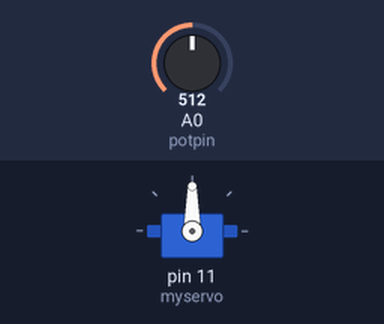
This sketch was run on a simulated Arduino Uno, built with avr-gcc and run on an emulated ATmega328P. Parts: servo. The test bench sets the inputs (shaded band); at power-on: A0 (potpin) = 512.

Above: at 1.2 s.
1.3 s: A0 (potpin) set to 716
At 2.4 s:
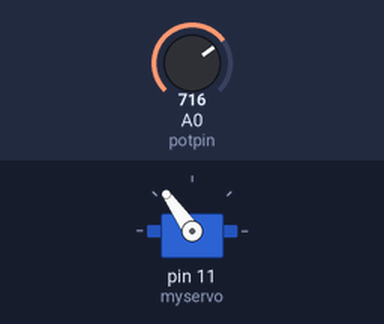
2.8 s: A0 (potpin) set to 900
At 3.3 s:
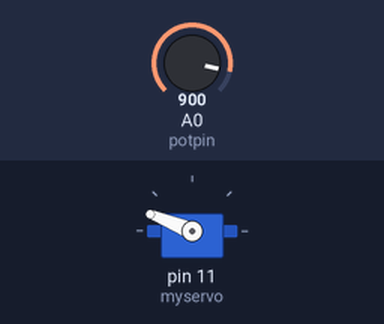
4.3 s: A0 (potpin) set to 1023
At 4.7 s:
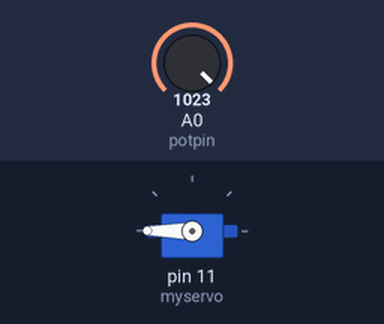
5.8 s: A0 (potpin) set to 306
At 6.8 s:
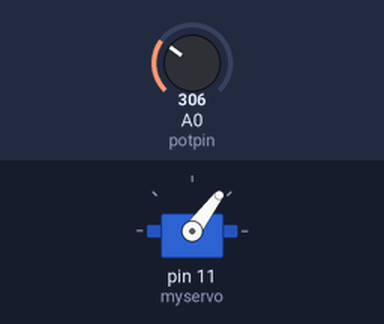
7.3 s: A0 (potpin) set to 122
At 8.2 s:
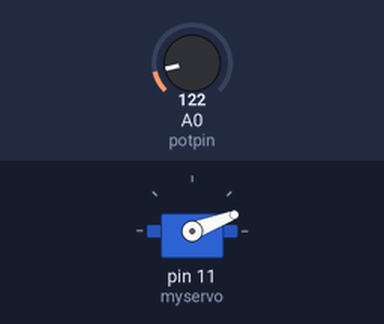
Timing chart, 0 to 9.8 s (numbered marks = the images above; inputs shaded):
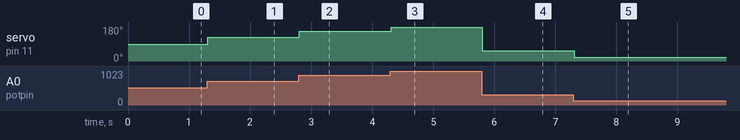

Measured:
- after the input at 1.3 s, servo on pin 11 (myservo): 90° → 125° at once
- after the input at 2.8 s, servo on pin 11 (myservo): 125° → 158° at once
- after the input at 4.3 s, servo on pin 11 (myservo): 158° → 180° at once
- after the input at 5.8 s, servo on pin 11 (myservo): 180° → 53° at once
- after the input at 7.3 s, servo on pin 11 (myservo): 53° → 21° at once

The sketch:

potento.ino
```cpp
/*
 Controlling a servo position using a potentiometer (variable resistor)
 by Michal Rinott <http://people.interaction-ivrea.it/m.rinott>

 modified on 8 Nov 2013
 by Scott Fitzgerald
 http://www.arduino.cc/en/Tutorial/Knob
*/

#include <Servo.h>

Servo myservo;  // create servo object to control a servo

int potpin = A0;  // analog pin used to connect the potentiometer
int val;    // variable to read the value from the analog pin

void setup() {
  myservo.attach(11);  // attaches the servo on pin 9 to the servo object
}

void loop() {
  val = analogRead(potpin);            // reads the value of the potentiometer (value between 0 and 1023)
  val = map(val, 0, 1023, 0, 180);     // scale it for use with the servo (value between 0 and 180)
  myservo.write(val);                  // sets the servo position according to the scaled value
  delay(15);                           // waits for the servo to get there
}
```
